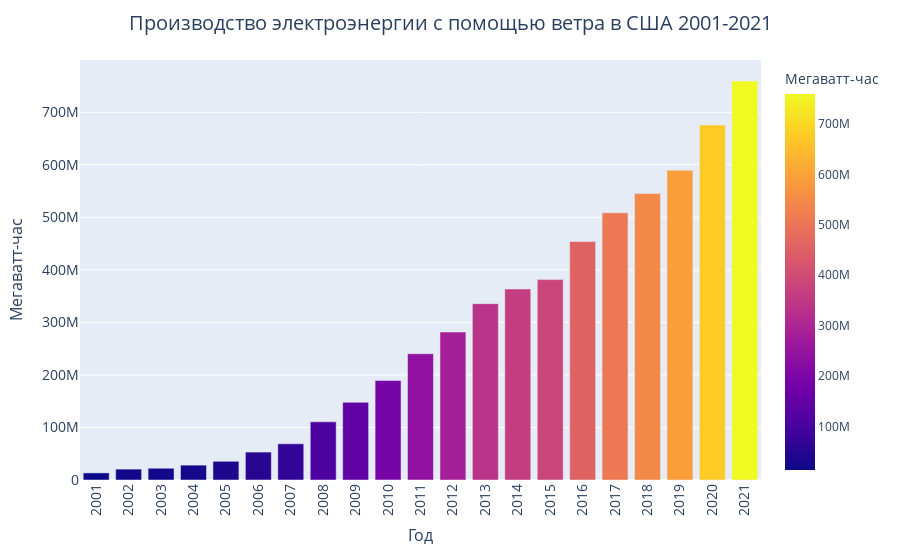

Notebook source saved alongside this figure:
### Code cell
import plotly.express as px
data = df.loc[(df['STATE'] == 'US-TOTAL') & (df['ENERGY SOURCE'] == 'Wind')].groupby(['YEAR'], as_index=False).sum()[:-1]
fig = px.bar(data, x='YEAR', y='GENERATION (Megawatthours)', color='GENERATION (Megawatthours)')
fig.update_layout(
    title={
        "text": "Производство электроэнергии с помощью ветра в США 2001-2021",
        "x": 0.5,
        "font": {
            "size": 20,
        },
    }
)

fig.update_xaxes(
    tickangle=-90,
    title={
        'text': 'Год',
        'font': {
            'size': 16,
        },
    },
    dtick=1,
    tickfont={
        'size': 14,
    },
)
fig.update_yaxes(
    title={
        'text': 'Мегаватт-час',
        'font': {
            "size": 16,
        },
    },
    tickfont={
        'size': 14,
    },
    # dtick = 66*10**6,
)
fig.update_layout(coloraxis_colorbar=dict(
    title='Мегаватт-час',
))
fig.show()

### Figure 1 — Plotly figure (JSON) as saved in the notebook; plotly's stock layout.template omitted (floating-point values rounded to 4 significant figures)
{"data": [{"alignmentgroup": "True", "hovertemplate": "YEAR=%{x}<br>GENERATION (Megawatthours)=%{marker.color}<extra></extra>", "legendgroup": "", "marker": {"color": [13474662, 20708558, 22374931, 28287484, 35621099, 53178273, 68899858, 110726200, 147772266, 189304494, 240400000.0, 281600000.0, 335700000.0, 363600000.0, 381437099, 453985124, 508605392, 545334906, 589812642, 675876098, 759534494], "coloraxis": "coloraxis", "pattern": {"shape": ""}}, "name": "", "offsetgroup": "", "orientation": "v", "showlegend": false, "textposition": "auto", "type": "bar", "x": [2001, 2002, 2003, 2004, 2005, 2006, 2007, 2008, 2009, 2010, 2011, 2012, 2013, 2014, 2015, 2016, 2017, 2018, 2019, 2020, 2021], "xaxis": "x", "y": [13474662, 20708558, 22374931, 28287484, 35621099, 53178273, 68899858, 110726200, 147772266, 189304494, 240400000.0, 281600000.0, 335700000.0, 363600000.0, 381437099, 453985124, 508605392, 545334906, 589812642, 675876098, 759534494], "yaxis": "y"}], "layout": {"barmode": "relative", "coloraxis": {"colorbar": {"title": {"text": "Мегаватт-час"}}, "colorscale": [[0, "#0d0887"], [0.1111, "#46039f"], [0.2222, "#7201a8"], [0.3333, "#9c179e"], [0.4444, "#bd3786"], [0.5556, "#d8576b"], [0.6667, "#ed7953"], [0.7778, "#fb9f3a"], [0.8889, "#fdca26"], [1, "#f0f921"]]}, "legend": {"tracegroupgap": 0}, "margin": {"t": 60}, "title": {"font": {"size": 20}, "text": "Производство электроэнергии с помощью ветра в США 2001-2021", "x": 0.5}, "xaxis": {"anchor": "y", "domain": [0, 1], "dtick": 1, "tickangle": -90, "tickfont": {"size": 14}, "title": {"font": {"size": 16}, "text": "Год"}}, "yaxis": {"anchor": "x", "domain": [0, 1], "tickfont": {"size": 14}, "title": {"font": {"size": 16}, "text": "Мегаватт-час"}}}}
